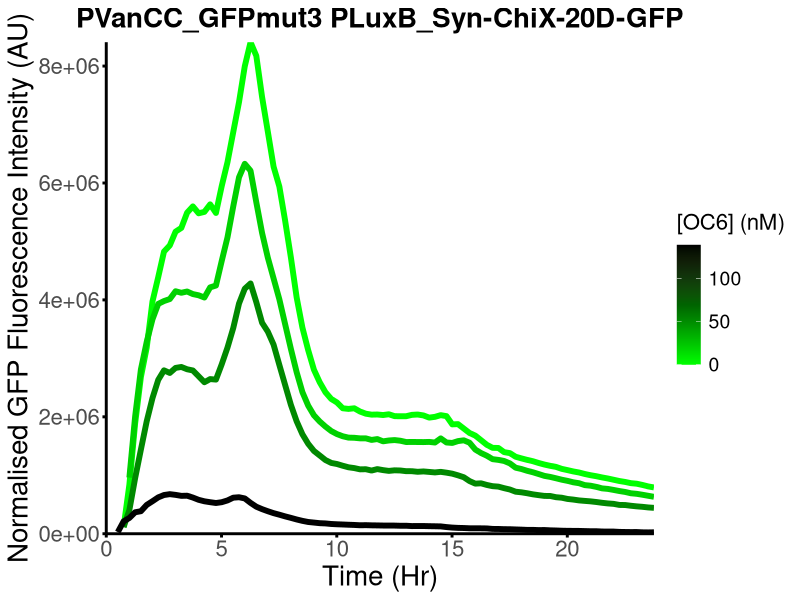
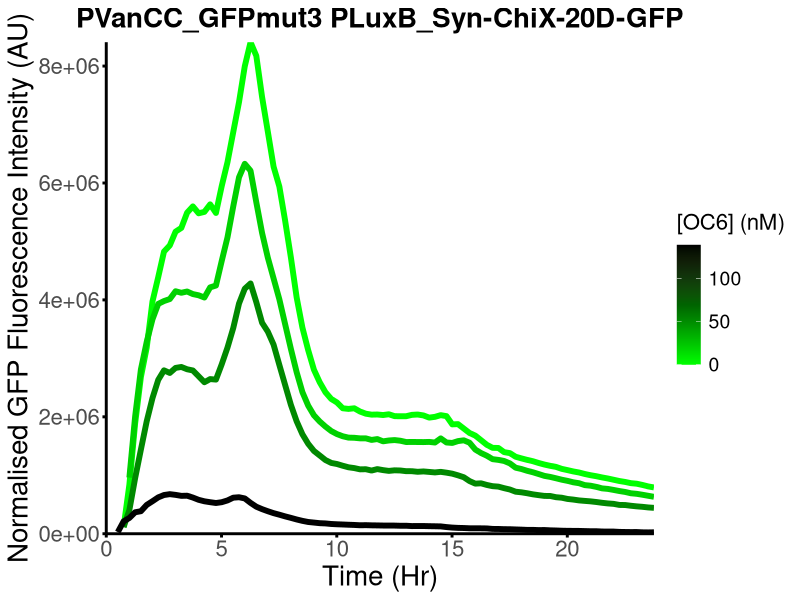

Write R code to recreate these figures, in order.
library(matrixStats)
library(ggplot2)
library(dplyr)
library(tidyr)

sRNA_validation_raw_data = read.csv('Data/Figure_2_Panel_D/sRNA_PlateReader.csv', header = TRUE)
sRNA_validation_raw_data = sRNA_validation_raw_data[c(1:9216),]
sRNA_validation_raw_data = sRNA_validation_raw_data[,c(1:6)]

sRNA_Data_18 = subset(sRNA_validation_raw_data, Van_Concentration_uM  == 18)
sRNA_Data_18$OC6_Concentration_nM = sRNA_Data_18$OC6_Concentration_nM

M9               = subset(sRNA_Data_18, Genotype == "M9")
Backbone         = subset(sRNA_Data_18, Genotype == "Marionette-Clo pTU2 Backbone")
GFP_sRNA_18_D   = subset(sRNA_Data_18, Genotype == "Marionette-Clo PVanCC-GFP PLuxB-sRNA_18_D")
GFP_sRNA_18_U   = subset(sRNA_Data_18, Genotype == "Marionette-Clo PVanCC-GFP PLuxB-sRNA_18_U")
GFP_sRNA_20_D   = subset(sRNA_Data_18, Genotype == "Marionette-Clo PVanCC-GFP PLuxB-sRNA_20_D")
GFP_sRNA_20_U   = subset(sRNA_Data_18, Genotype == "Marionette-Clo PVanCC-GFP PLuxB-sRNA_20_U")
GFP_sRNA_22_RD  = subset(sRNA_Data_18, Genotype == "Marionette-Clo PVanCC-GFP PLuxB-sRNA_22_RD")
GFP_sRNA_22_U   = subset(sRNA_Data_18, Genotype == "Marionette-Clo PVanCC-GFP PLuxB-sRNA_22_U")
GFP_sRNA_24_RD  = subset(sRNA_Data_18, Genotype == "Marionette-Clo PVanCC-GFP PLuxB-sRNA_24_RD")
GFP_sRNA_24_RU  = subset(sRNA_Data_18, Genotype == "Marionette-Clo PVanCC-GFP PLuxB-sRNA_24_RU")
GFP_sRNA_24_U   = subset(sRNA_Data_18, Genotype == "Marionette-Clo PVanCC-GFP PLuxB-sRNA_24_U")
GFP_sRNA_25_D   = subset(sRNA_Data_18, Genotype == "Marionette-Clo PVanCC-GFP PLuxB-sRNA_25_D")


GFP_sRNA_18_D$Normalised_GFP = (GFP_sRNA_18_D$GFP_Fluorescence - M9$GFP_Fluorescence) / (GFP_sRNA_18_D$OD600 - M9$OD600) - (Backbone$GFP_Fluorescence - M9$GFP_Fluorescence) / (Backbone$OD600 - M9$OD600) 
GFP_sRNA_18_U$Normalised_GFP = (GFP_sRNA_18_U$GFP_Fluorescence - M9$GFP_Fluorescence) / (GFP_sRNA_18_U$OD600 - M9$OD600) - (Backbone$GFP_Fluorescence - M9$GFP_Fluorescence) / (Backbone$OD600 - M9$OD600) 
GFP_sRNA_20_D$Normalised_GFP = (GFP_sRNA_20_D$GFP_Fluorescence - M9$GFP_Fluorescence) / (GFP_sRNA_20_D$OD600 - M9$OD600) - (Backbone$GFP_Fluorescence - M9$GFP_Fluorescence) / (Backbone$OD600 - M9$OD600) 
GFP_sRNA_20_U$Normalised_GFP = (GFP_sRNA_20_U$GFP_Fluorescence - M9$GFP_Fluorescence) / (GFP_sRNA_20_U$OD600 - M9$OD600) - (Backbone$GFP_Fluorescence - M9$GFP_Fluorescence) / (Backbone$OD600 - M9$OD600) 
GFP_sRNA_22_RD$Normalised_GFP = (GFP_sRNA_22_RD$GFP_Fluorescence - M9$GFP_Fluorescence) / (GFP_sRNA_22_RD$OD600 - M9$OD600) - (Backbone$GFP_Fluorescence - M9$GFP_Fluorescence) / (Backbone$OD600 - M9$OD600) 
GFP_sRNA_22_U$Normalised_GFP = (GFP_sRNA_22_U$GFP_Fluorescence - M9$GFP_Fluorescence) / (GFP_sRNA_22_U$OD600 - M9$OD600) - (Backbone$GFP_Fluorescence - M9$GFP_Fluorescence) / (Backbone$OD600 - M9$OD600) 
GFP_sRNA_24_RD$Normalised_GFP = (GFP_sRNA_24_RD$GFP_Fluorescence - M9$GFP_Fluorescence) / (GFP_sRNA_24_RD$OD600 - M9$OD600) - (Backbone$GFP_Fluorescence - M9$GFP_Fluorescence) / (Backbone$OD600 - M9$OD600) 
GFP_sRNA_24_RU$Normalised_GFP = (GFP_sRNA_24_RU$GFP_Fluorescence - M9$GFP_Fluorescence) / (GFP_sRNA_24_RU$OD600 - M9$OD600) - (Backbone$GFP_Fluorescence - M9$GFP_Fluorescence) / (Backbone$OD600 - M9$OD600) 
GFP_sRNA_24_U$Normalised_GFP = (GFP_sRNA_24_U$GFP_Fluorescence - M9$GFP_Fluorescence) / (GFP_sRNA_24_U$OD600 - M9$OD600) - (Backbone$GFP_Fluorescence - M9$GFP_Fluorescence) / (Backbone$OD600 - M9$OD600) 
GFP_sRNA_25_D$Normalised_GFP = (GFP_sRNA_25_D$GFP_Fluorescence - M9$GFP_Fluorescence) / (GFP_sRNA_25_D$OD600 - M9$OD600) - (Backbone$GFP_Fluorescence - M9$GFP_Fluorescence) / (Backbone$OD600 - M9$OD600) 


# A = ggplot(GFP_sRNA_18_D, aes(x = Time_Hr, y = Normalised_GFP, group = OC6_Concentration_nM, color = OC6_Concentration_nM)) +
#   geom_line(size = 2) + 
#   labs(
#     x = "Time (Hr)", 
#     y = "Normalised GFP Fluorescence Intensity (AU)", 
#     color = expression("[OC6] (" * "n" * "M)"),  
#     fill = expression("[OC6] (" * "n" * "M)")   
#   )  + 
#   ggtitle("PVanCC_GFPmut3 PLuxB_Syn-ChiX-18D-GFP") +  
#   theme_minimal() + 
#   theme(
#     text = element_text(size = 20),          
#     axis.title = element_text(size = 20, hjust = 0.5),  
#     plot.title = element_text(size = 20, hjust = 0.5, face = "bold"),  
#     legend.title = element_text(size = 16),  
#     legend.text = element_text(size = 14),   
#     axis.line = element_line(size = 1, color = "black"),  
#     axis.ticks = element_line(size = 1, color = "black"),  
#     panel.grid.major = element_blank(),      
#     panel.grid.minor = element_blank(),      
#     panel.grid = element_line(colour = "grey90", size = 0.5, linetype = "dashed") 
#   ) + 
#   scale_x_continuous(expand = c(0, 0), limits = c(0, NA)) +  
#   scale_y_continuous(expand = c(0, 0), limits = c(0, NA)) +  
#   scale_color_gradientn(colors = c("green", "darkgreen", "black")) +  
#   scale_fill_gradientn(colors = c("green", "darkgreen", "black")) 
# 
# print(A)
# 
# 
# 
# svg("Syn-ChiX-18D-GFP.svg", width = 11.25, height = 8, bg = "white")
# print(A) 
# dev.off()
# 
# 
# A = ggplot(GFP_sRNA_18_U, aes(x = Time_Hr, y = Normalised_GFP, group = OC6_Concentration_nM, color = OC6_Concentration_nM)) +
#   geom_line(size = 2) + 
#   labs(
#     x = "Time (Hr)", 
#     y = "Normalised GFP Fluorescence Intensity (AU)", 
#     color = expression("[OC6] (" * "n" * "M)"),  
#     fill = expression("[OC6] (" * "n" * "M)")   
#   )  + 
#   ggtitle("PVanCC_GFPmut3 PLuxB_Syn-ChiX-18U-GFP") +  
#   theme_minimal() + 
#   theme(
#     text = element_text(size = 20),          
#     axis.title = element_text(size = 20, hjust = 0.5),  
#     plot.title = element_text(size = 20, hjust = 0.5, face = "bold"),  
#     legend.title = element_text(size = 16),  
#     legend.text = element_text(size = 14),   
#     axis.line = element_line(size = 1, color = "black"),  
#     axis.ticks = element_line(size = 1, color = "black"),  
#     panel.grid.major = element_blank(),      
#     panel.grid.minor = element_blank(),      
#     panel.grid = element_line(colour = "grey90", size = 0.5, linetype = "dashed") 
#   ) + 
#   scale_x_continuous(expand = c(0, 0), limits = c(0, NA)) +  
#   scale_y_continuous(expand = c(0, 0), limits = c(0, NA)) +  
#   scale_color_gradientn(colors = c("green", "darkgreen", "black")) +  
#   scale_fill_gradientn(colors = c("green", "darkgreen", "black"))    
# 
# A
# 
# 
# 
# svg("Syn-ChiX-18U-GFP.svg", width = 11.25, height = 8, bg = "white")
# print(A) 
# dev.off()


A = ggplot(GFP_sRNA_20_D, aes(x = Time_Hr, y = Normalised_GFP, group = OC6_Concentration_nM, color = OC6_Concentration_nM)) +
  geom_line(size = 2) + 
  labs(
    x = "Time (Hr)", 
    y = "Normalised GFP Fluorescence Intensity (AU)", 
    color = expression("[OC6] (" * "n" * "M)"),  
    fill = expression("[OC6] (" * "n" * "M)")   
  )  + 
  ggtitle("PVanCC_GFPmut3 PLuxB_Syn-ChiX-20D-GFP") +  
  theme_minimal() + 
  theme(
    text = element_text(size = 20),          
    axis.title = element_text(size = 20, hjust = 0.5),  
    plot.title = element_text(size = 20, hjust = 0.5, face = "bold"),  
    legend.title = element_text(size = 16),  
    legend.text = element_text(size = 14),   
    axis.line = element_line(size = 1, color = "black"),  
    axis.ticks = element_line(size = 1, color = "black"),  
    panel.grid.major = element_blank(),      
    panel.grid.minor = element_blank(),      
    panel.grid = element_line(colour = "grey90", size = 0.5, linetype = "dashed") 
  ) + 
  scale_x_continuous(expand = c(0, 0), limits = c(0, NA)) +  
  scale_y_continuous(expand = c(0, 0), limits = c(0, NA)) +  
  scale_color_gradientn(colors = c("green", "darkgreen", "black")) +  
  scale_fill_gradientn(colors = c("green", "darkgreen", "black"))    

A



svg("Syn-ChiX-20D-GFP.svg", width = 11.25, height = 8, bg = "white")
print(A) 
dev.off()



# A = ggplot(GFP_sRNA_20_U, aes(x = Time_Hr, y = Normalised_GFP, group = OC6_Concentration_nM, color = OC6_Concentration_nM)) +
#   geom_line(size = 2) + 
#   labs(
#     x = "Time (Hr)", 
#     y = "Normalised GFP Fluorescence Intensity (AU)", 
#     color = expression("[OC6] (" * "n" * "M)"),  
#     fill = expression("[OC6] (" * "n" * "M)")   
#   )  + 
#   ggtitle("PVanCC_GFPmut3 PLuxB_Syn-ChiX-20U-GFP") +  
#   theme_minimal() + 
#   theme(
#     text = element_text(size = 20),          
#     axis.title = element_text(size = 20, hjust = 0.5),  
#     plot.title = element_text(size = 20, hjust = 0.5, face = "bold"),  
#     legend.title = element_text(size = 16),  
#     legend.text = element_text(size = 14),   
#     axis.line = element_line(size = 1, color = "black"),  
#     axis.ticks = element_line(size = 1, color = "black"),  
#     panel.grid.major = element_blank(),      
#     panel.grid.minor = element_blank(),      
#     panel.grid = element_line(colour = "grey90", size = 0.5, linetype = "dashed") 
#   ) + 
#   scale_x_continuous(expand = c(0, 0), limits = c(0, NA)) +  
#   scale_y_continuous(expand = c(0, 0), limits = c(0, NA)) +  
#   scale_color_gradientn(colors = c("green", "darkgreen", "black")) +  
#   scale_fill_gradientn(colors = c("green", "darkgreen", "black"))    
# 
# A
# 
# 
# 
# svg("Syn-ChiX-20U-GFP.svg", width = 11.25, height = 8, bg = "white")
# print(A) 
# dev.off()
# 
# A = ggplot(GFP_sRNA_22_RD, aes(x = Time_Hr, y = Normalised_GFP, group = OC6_Concentration_nM, color = OC6_Concentration_nM)) +
#   geom_line(size = 2) + 
#   labs(
#     x = "Time (Hr)", 
#     y = "Normalised GFP Fluorescence Intensity (AU)", 
#     color = expression("[OC6] (" * "n" * "M)"),  
#     fill = expression("[OC6] (" * "n" * "M)")   
#   )  + 
#   ggtitle("PVanCC_GFPmut3 PLuxB_Syn-ChiX-22RD-GFP") +  
#   theme_minimal() + 
#   theme(
#     text = element_text(size = 20),          
#     axis.title = element_text(size = 20, hjust = 0.5),  
#     plot.title = element_text(size = 20, hjust = 0.5, face = "bold"),  
#     legend.title = element_text(size = 16),  
#     legend.text = element_text(size = 14),   
#     axis.line = element_line(size = 1, color = "black"),  
#     axis.ticks = element_line(size = 1, color = "black"),  
#     panel.grid.major = element_blank(),      
#     panel.grid.minor = element_blank(),      
#     panel.grid = element_line(colour = "grey90", size = 0.5, linetype = "dashed") 
#   ) + 
#   scale_x_continuous(expand = c(0, 0), limits = c(0, NA)) +  
#   scale_y_continuous(expand = c(0, 0), limits = c(0, NA)) +  
#   scale_color_gradientn(colors = c("green", "darkgreen", "black")) +  
#   scale_fill_gradientn(colors = c("green", "darkgreen", "black"))    
# 
# A
# 
# 
# 
# svg("Syn-ChiX-22RD-GFP.svg", width = 11.25, height = 8, bg = "white")
# print(A) 
# dev.off()
# 
# A = ggplot(GFP_sRNA_22_U, aes(x = Time_Hr, y = Normalised_GFP, group = OC6_Concentration_nM, color = OC6_Concentration_nM)) +
#   geom_line(size = 2) + 
#   labs(
#     x = "Time (Hr)", 
#     y = "Normalised GFP Fluorescence Intensity (AU)", 
#     color = expression("[OC6] (" * "n" * "M)"),  
#     fill = expression("[OC6] (" * "n" * "M)")   
#   )  + 
#   ggtitle("PVanCC_GFPmut3 PLuxB_Syn-ChiX-22U-GFP") +  
#   theme_minimal() + 
#   theme(
#     text = element_text(size = 20),          
#     axis.title = element_text(size = 20, hjust = 0.5),  
#     plot.title = element_text(size = 20, hjust = 0.5, face = "bold"),  
#     legend.title = element_text(size = 16),  
#     legend.text = element_text(size = 14),   
#     axis.line = element_line(size = 1, color = "black"),  
#     axis.ticks = element_line(size = 1, color = "black"),  
#     panel.grid.major = element_blank(),      
#     panel.grid.minor = element_blank(),      
#     panel.grid = element_line(colour = "grey90", size = 0.5, linetype = "dashed") 
#   ) + 
#   scale_x_continuous(expand = c(0, 0), limits = c(0, NA)) +  
#   scale_y_continuous(expand = c(0, 0), limits = c(0, NA)) +  
#   scale_color_gradientn(colors = c("green", "darkgreen", "black")) +  
#   scale_fill_gradientn(colors = c("green", "darkgreen", "black"))    
# 
# A
# 
# 
# 
# svg("Syn-ChiX-22U-GFP.svg", width = 11.25, height = 8, bg = "white")
# print(A) 
# dev.off()
# 
# A = ggplot(GFP_sRNA_24_RD, aes(x = Time_Hr, y = Normalised_GFP, group = OC6_Concentration_nM, color = OC6_Concentration_nM)) +
#   geom_line(size = 2) + 
#   labs(
#     x = "Time (Hr)", 
#     y = "Normalised GFP Fluorescence Intensity (AU)", 
#     color = expression("[OC6] (" * "n" * "M)"),  
#     fill = expression("[OC6] (" * "n" * "M)")   
#   )  + 
#   ggtitle("PVanCC_GFPmut3 PLuxB_Syn-ChiX-24RD-GFP") +  
#   theme_minimal() + 
#   theme(
#     text = element_text(size = 20),          
#     axis.title = element_text(size = 20, hjust = 0.5),  
#     plot.title = element_text(size = 20, hjust = 0.5, face = "bold"),  
#     legend.title = element_text(size = 16),  
#     legend.text = element_text(size = 14),   
#     axis.line = element_line(size = 1, color = "black"),  
#     axis.ticks = element_line(size = 1, color = "black"),  
#     panel.grid.major = element_blank(),      
#     panel.grid.minor = element_blank(),      
#     panel.grid = element_line(colour = "grey90", size = 0.5, linetype = "dashed") 
#   ) + 
#   scale_x_continuous(expand = c(0, 0), limits = c(0, NA)) +  
#   scale_y_continuous(expand = c(0, 0), limits = c(0, NA)) +  
#   scale_color_gradientn(colors = c("green", "darkgreen", "black")) +  
#   scale_fill_gradientn(colors = c("green", "darkgreen", "black"))    
# 
# A
# 
# 
# 
# svg("Syn-ChiX-24RD-GFP.svg", width = 11.25, height = 8, bg = "white")
# print(A) 
# dev.off()
# 
# A = ggplot(GFP_sRNA_24_RU, aes(x = Time_Hr, y = Normalised_GFP, group = OC6_Concentration_nM, color = OC6_Concentration_nM)) +
#   geom_line(size = 2) + 
#   labs(
#     x = "Time (Hr)", 
#     y = "Normalised GFP Fluorescence Intensity (AU)", 
#     color = expression("[OC6] (" * "n" * "M)"),  
#     fill = expression("[OC6] (" * "n" * "M)")   
#   )  + 
#   ggtitle("PVanCC_GFPmut3 PLuxB_Syn-ChiX-24RU-GFP") +  
#   theme_minimal() + 
#   theme(
#     text = element_text(size = 20),          
#     axis.title = element_text(size = 20, hjust = 0.5),  
#     plot.title = element_text(size = 20, hjust = 0.5, face = "bold"),  
#     legend.title = element_text(size = 16),  
#     legend.text = element_text(size = 14),   
#     axis.line = element_line(size = 1, color = "black"),  
#     axis.ticks = element_line(size = 1, color = "black"),  
#     panel.grid.major = element_blank(),      
#     panel.grid.minor = element_blank(),      
#     panel.grid = element_line(colour = "grey90", size = 0.5, linetype = "dashed") 
#   ) + 
#   scale_x_continuous(expand = c(0, 0), limits = c(0, NA)) +  
#   scale_y_continuous(expand = c(0, 0), limits = c(0, NA)) +  
#   scale_color_gradientn(colors = c("green", "darkgreen", "black")) +  
#   scale_fill_gradientn(colors = c("green", "darkgreen", "black"))    
# 
# A
# 
# 
# 
# svg("Syn-ChiX-24RU-GFP.svg", width = 11.25, height = 8, bg = "white")
# print(A) 
# dev.off()
# 
# A = ggplot(GFP_sRNA_24_U, aes(x = Time_Hr, y = Normalised_GFP, group = OC6_Concentration_nM, color = OC6_Concentration_nM)) +
#   geom_line(size = 2) + 
#   labs(
#     x = "Time (Hr)", 
#     y = "Normalised GFP Fluorescence Intensity (AU)", 
#     color = expression("[OC6] (" * "n" * "M)"),  
#     fill = expression("[OC6] (" * "n" * "M)")   
#   )  + 
#   ggtitle("PVanCC_GFPmut3 PLuxB_Syn-ChiX-24U-GFP") +  
#   theme_minimal() + 
#   theme(
#     text = element_text(size = 20),          
#     axis.title = element_text(size = 20, hjust = 0.5),  
#     plot.title = element_text(size = 20, hjust = 0.5, face = "bold"),  
#     legend.title = element_text(size = 16),  
#     legend.text = element_text(size = 14),   
#     axis.line = element_line(size = 1, color = "black"),  
#     axis.ticks = element_line(size = 1, color = "black"),  
#     panel.grid.major = element_blank(),      
#     panel.grid.minor = element_blank(),      
#     panel.grid = element_line(colour = "grey90", size = 0.5, linetype = "dashed") 
#   ) + 
#   scale_x_continuous(expand = c(0, 0), limits = c(0, NA)) +  
#   scale_y_continuous(expand = c(0, 0), limits = c(0, NA)) +  
#   scale_color_gradientn(colors = c("green", "darkgreen", "black")) +  
#   scale_fill_gradientn(colors = c("green", "darkgreen", "black"))    
# 
# A
# 
# 
# 
# svg("Syn-ChiX-24U-GFP.svg", width = 11.25, height = 8, bg = "white")
# print(A) 
# dev.off()
# 
# A = ggplot(GFP_sRNA_25_D, aes(x = Time_Hr, y = Normalised_GFP, group = OC6_Concentration_nM, color = OC6_Concentration_nM)) +
#   geom_line(size = 2) + 
#   labs(
#     x = "Time (Hr)", 
#     y = "Normalised GFP Fluorescence Intensity (AU)", 
#     color = expression("[OC6] (" * "n" * "M)"),  
#     fill = expression("[OC6] (" * "n" * "M)")   
#   )  + 
#   ggtitle("PVanCC_GFPmut3 PLuxB_Syn-ChiX-25D-GFP") +  
#   theme_minimal() + 
#   theme(
#     text = element_text(size = 20),          
#     axis.title = element_text(size = 20, hjust = 0.5),  
#     plot.title = element_text(size = 20, hjust = 0.5, face = "bold"),  
#     legend.title = element_text(size = 16),  
#     legend.text = element_text(size = 14),   
#     axis.line = element_line(size = 1, color = "black"),  
#     axis.ticks = element_line(size = 1, color = "black"),  
#     panel.grid.major = element_blank(),      
#     panel.grid.minor = element_blank(),      
#     panel.grid = element_line(colour = "grey90", size = 0.5, linetype = "dashed") 
#   ) + 
#   scale_x_continuous(expand = c(0, 0), limits = c(0, NA)) +  
#   scale_y_continuous(expand = c(0, 0), limits = c(0, NA)) +  
#   scale_color_gradientn(colors = c("green", "darkgreen", "black")) +  
#   scale_fill_gradientn(colors = c("green", "darkgreen", "black"))    
# 
# A
# 
# 
# 
# svg("Syn-ChiX-25D-GFP.svg", width = 11.25, height = 8, bg = "white")
# print(A) 
# dev.off()
# 
